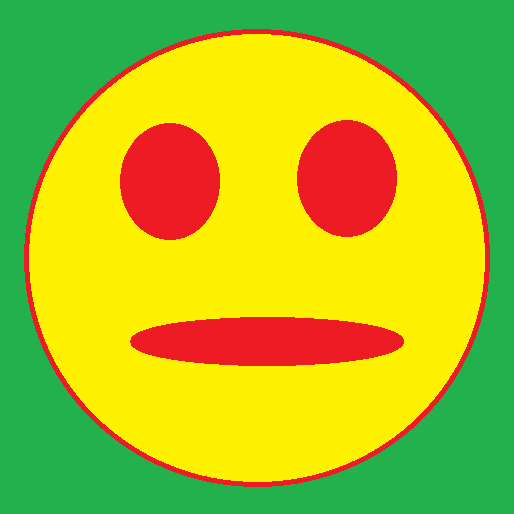
#> input picture Machine Learning/my codes/tast.png, 514 x 514 px, found by its file name
$ jupyter execute 'image construct.ipynb'
#> lines starting #> are read from the running program, lines starting #| are printed output that depends on the picture
Example code for the lecture series "Machine Learning for Physicists" by Florian Marquardt

Lecture 2

See https://machine-learning-for-physicists.org and the current course website linked there!

This notebook shows how to:
- implement backpropagation in pure python

This is basically the code shown in the lecture, with a tiny bit of clean-up and extra comments.

### Imports: only numpy and matplotlib

# Neural Networks: Backpropagation with Pure Python

[cell 1]
# get the "numpy" library for linear algebra

# In the lecture videos, I do this:
#
# from numpy import *
#
# WARNING: It is generally considered bad
# programming style to "import *", as it
# can lead to confusion. For me, I
#  (1) ALWAYS import numpy
#  (2) NEVER import any other package in this * way
# Therefore, there is never confusion for me, and
# it makes my code a bit more readable (for me).
# However, since 99% of people are using the
# syntax "import numpy as np" and then
# access "np.exp()" etc., you
# should probably also use "np" once you start
# exchanging code with others. I convert
# back to the np. syntax when I turn my
# converged code into a module.
#
# It is apparently officially accepted to explicitly
# list all the functions you need from numpy:

from numpy import array, zeros, exp, random, dot, shape, reshape, meshgrid, linspace, transpose
import numpy as np

import matplotlib.pyplot as plt # for plotting
import matplotlib
matplotlib.rcParams['figure.dpi']=100 # highres display

# Backpropagation

## Implement backpropagation for a general (fully connected) network

[cell 2]
# For a change: Set up rectified linear units (relu)
# instead of sigmoid
def net_f_df(z): # calculate f(z) and f'(z)
    val=z*(z>0)
    return(val,z>0) # return both f and f'

[cell 3]
def forward_step(y,w,b): # calculate values in next layer, from input y
    z=dot(y,w)+b # w=weights, b=bias vector for next layer
    return(net_f_df(z)) # apply nonlinearity and return result

[cell 4]
def apply_net(y_in): # one forward pass through the network
    global Weights, Biases, NumLayers
    global y_layer, df_layer # for storing y-values and df/dz values

    y=y_in # start with input values
    y_layer[0]=y
    for j in range(NumLayers): # loop through all layers
        # j=0 corresponds to the first layer above the input
        y,df=forward_step(y,Weights[j],Biases[j]) # one step
        df_layer[j]=df # store f'(z) [needed later in backprop]
        y_layer[j+1]=y # store f(z) [also needed in backprop]
    return(y)

[cell 5]
def apply_net_simple(y_in): # one forward pass through the network
    # no storage for backprop (this is used for simple tests)

    y=y_in # start with input values
    y_layer[0]=y
    for j in range(NumLayers): # loop through all layers
        # j=0 corresponds to the first layer above the input
        y,df=forward_step(y,Weights[j],Biases[j]) # one step
    return(y)

[cell 6]
def backward_step(delta,w,df):
    # delta at layer N, of batchsize x layersize(N))
    # w between N-1 and N [layersize(N-1) x layersize(N) matrix]
    # df = df/dz at layer N-1, of batchsize x layersize(N-1)
    return( dot(delta,transpose(w))*df )

[cell 7]
def backprop(y_target): # one backward pass through the network
    # the result will be the 'dw_layer' matrices that contain
    # the derivatives of the cost function with respect to
    # the corresponding weight
    global y_layer, df_layer, Weights, Biases, NumLayers
    global dw_layer, db_layer # dCost/dw and dCost/db (w,b=weights,biases)
    global batchsize

    delta=(y_layer[-1]-y_target)*df_layer[-1]
    dw_layer[-1]=dot(transpose(y_layer[-2]),delta)/batchsize
    db_layer[-1]=delta.sum(0)/batchsize
    for j in range(NumLayers-1):
        delta=backward_step(delta,Weights[-1-j],df_layer[-2-j])
        dw_layer[-2-j]=dot(transpose(y_layer[-3-j]),delta)
        db_layer[-2-j]=delta.sum(0)/batchsize

[cell 8]
def gradient_step(eta): # update weights & biases (after backprop!)
    global dw_layer, db_layer, Weights, Biases

    for j in range(NumLayers):
        Weights[j]-=eta*dw_layer[j]
        Biases[j]-=eta*db_layer[j]

[cell 9]
def train_net(y_in,y_target,eta): # one full training batch
    # y_in is an array of size batchsize x (input-layer-size)
    # y_target is an array of size batchsize x (output-layer-size)
    # eta is the stepsize for the gradient descent
    global y_out_result

    y_out_result=apply_net(y_in)
    backprop(y_target)
    gradient_step(eta)
    cost=((y_target-y_out_result)**2).sum()/batchsize
    return(cost)

## Setup for a particular set of layer sizes

[cell 10]
# set up all the weights and biases

NumLayers=3 # does not count input-layer (but does count output)
LayerSizes=[2,20,30,1] # input-layer,hidden-1,hidden-2,...,output-layer

# initialize random weights and biases for all layers (except input of course)
Weights=[random.uniform(low=-1,high=+1,size=[ LayerSizes[j],LayerSizes[j+1] ]) for j in range(NumLayers)]
Biases=[random.uniform(low=-1,high=+1,size=LayerSizes[j+1]) for j in range(NumLayers)]

# define the batchsize
batchsize=100

[cell 11]
# set up all the helper variables

y_layer=[zeros([batchsize,LayerSizes[j]]) for j in range(NumLayers+1)]
df_layer=[zeros([batchsize,LayerSizes[j+1]]) for j in range(NumLayers)]
dw_layer=[zeros([LayerSizes[j],LayerSizes[j+1]]) for j in range(NumLayers)]
db_layer=[zeros(LayerSizes[j+1]) for j in range(NumLayers)]

## Train the net on random batch

[cell 12]
# set up all the weights and biases


LayerSizes=[2,100,100,100,100,1] # input-layer,hidden-1,hidden-2,...,output-layer
NumLayers=len(LayerSizes)-1 # does not count input-layer (but does count output)
Weights=[random.uniform(low=-0.1,high=+0.1,size=[ LayerSizes[j],LayerSizes[j+1] ]) for j in range(NumLayers)]
Biases=[zeros(LayerSizes[j+1]) for j in range(NumLayers)]

# set up all the helper variables

y_layer=[zeros(LayerSizes[j]) for j in range(NumLayers+1)]
df_layer=[zeros(LayerSizes[j+1]) for j in range(NumLayers)]
dw_layer=[zeros([LayerSizes[j],LayerSizes[j+1]]) for j in range(NumLayers)]
db_layer=[zeros(LayerSizes[j+1]) for j in range(NumLayers)]

[cell 13]
# define the batchsize
batchsize=1000

[cell 14]
from skimage import io,color
from skimage.transform import resize
image=io.imread("D:\\Codes\\Machine Learning\\my codes\\tast.png")
#> image is the input picture: shape (514, 514, 3); mean R, G, B 171.7, 188.9, 32.7
image=color.rgb2gray(image)
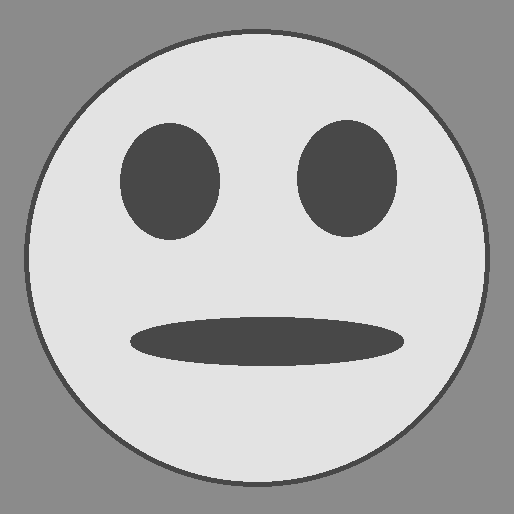
#> image: shape (514, 514) float64; min 0.286, max 0.891, mean 0.682

plt.imshow(image)
plt.show()

[cell 15]
xrange=np.linspace(-250,250,501)
image=resize(image,(len(xrange),len(xrange)))
#> image: shape (501, 501) float64
def myFunc(x0,x1):
    #val=abs(x0+x1)*abs(x0-x1)
    val=image
    return(val)

X0,X1=meshgrid(xrange,xrange)
plt.imshow(myFunc(X0,X1),interpolation='nearest',origin='lower')
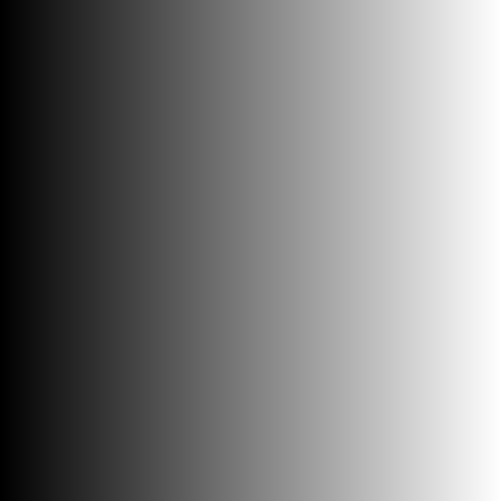
#> X0: shape (501, 501) float64; min -250, max 250, mean 0; drawn with min black and max white
plt.show()

def make_batch():
    global batchsize

    inputs=random.uniform(low=-250,high=+250,size=[batchsize,2])
    targets=zeros([batchsize,1]) # must have right dimensions
    targets[:,0]=myFunc(inputs[:,0],inputs[:,1])
    return(inputs,targets)

[cell 16]
def make_batch():
    global batchsize
    global image

    inputs=np.random.uniform(low=-1,high=+1,size=[batchsize,2])
    targets=np.zeros([batchsize,1]) # must have right dimensions

    for i in range(batchsize):
        targets[i,0]=image[int(250*np.array(inputs[i,0]))+250,int(250*np.array(inputs[i,1]))+250]

    return(inputs,targets)

[cell 17]
# try to evaluate the (randomly initialized) network
# on some area in the 2D plane
test_batchsize=shape(X0)[0]*shape(X0)[1]
#> test_batchsize = 251001
testsample=zeros([test_batchsize,2])
testsample[:,0]=X0.flatten()
testsample[:,1]=X1.flatten()

testoutput=apply_net_simple(testsample)
myim=plt.imshow(reshape(testoutput,shape(X0)),origin='lower',interpolation='none')
plt.show()
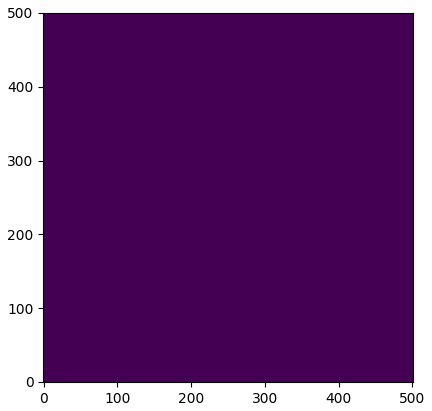
#> figure drawn by matplotlib, 1 panel
